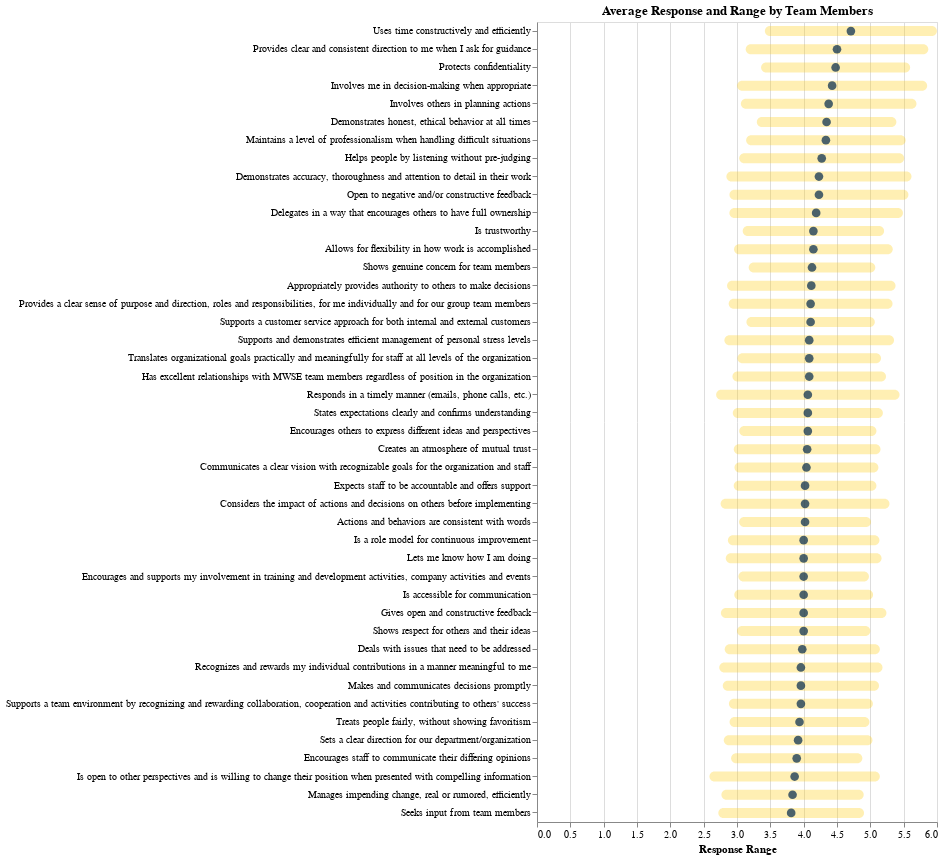

The notebook cell this image was saved under:
### Code cell
df = df_ic_ci.copy()

question_sort_order = df['Question'].tolist()

mean_chart = alt.Chart(df).mark_circle(size = 75).encode(
    y = alt.Y('Question', sort=question_sort_order, axis=alt.Axis(labelLimit=600), title = ''),
    x = alt.X('mean', scale=alt.Scale(domain=[0, 6])),
    color = alt.value('#00274C'),
    tooltip = ['Question', 'mean', 'std', 'upper', 'lower']
).properties(
    title = 'Mean Responses of Leaders',
    width = 400, height = 800
)

ci_chart = alt.Chart(df).mark_bar(cornerRadius=10, height=10, opacity= .3).encode(
    y = alt.Y('Question', sort=question_sort_order, axis=alt.Axis(labelLimit=600), title = ''),
    x = alt.X('lower', scale=alt.Scale(domain=[0, 6]), title= 'Response Range'),
    x2 = alt.X2('upper'),
    color = alt.value('#FFCB05'),
    tooltip = ['Question', 'mean', 'std', 'upper', 'lower']
).properties(
    title = 'Average Response and Range by Team Members',
    width = 400, height = 800
)

ci_chart + mean_chart

### Figure 1 — Vega-Lite specification as saved in the notebook (floating-point values rounded to 4 significant figures)
{"config": {"view": {"continuousWidth": 300, "continuousHeight": 300}}, "layer": [{"mark": {"type": "bar", "cornerRadius": 10, "height": 10, "opacity": 0.3}, "encoding": {"color": {"value": "#FFCB05"}, "tooltip": [{"field": "Question", "type": "nominal"}, {"field": "mean", "type": "quantitative"}, {"field": "std", "type": "quantitative"}, {"field": "upper", "type": "quantitative"}, {"field": "lower", "type": "quantitative"}], "x": {"field": "lower", "scale": {"domain": [0, 6]}, "title": "Response Range", "type": "quantitative"}, "x2": {"field": "upper"}, "y": {"axis": {"labelLimit": 600}, "field": "Question", "sort": ["Uses time constructively and efficiently", "Provides clear and consistent direction to me when I ask for guidance", "Protects confidentiality", "Involves me in decision-making when appropriate", "Involves others in planning actions", "Demonstrates honest, ethical behavior at all times", "Maintains a level of professionalism when handling difficult situations", "Helps people by listening without pre-judging", "Demonstrates accuracy, thoroughness and attention to detail in their work", "Open to negative and/or constructive feedback", "Delegates in a way that encourages others to have full ownership", "Is trustworthy", "Allows for flexibility in how work is accomplished", "Shows genuine concern for team members", "Appropriately provides authority to others to make decisions", "Provides a clear sense of purpose and direction, roles and responsibilities, for me individually and for our group team members", "Supports a customer service approach for both internal and external customers", "Supports and demonstrates efficient management of personal stress levels", "Translates organizational goals practically and meaningfully for staff at all levels of the organization", "Has excellent relationships with MWSE team members regardless of position in the organization", "Responds in a timely manner (emails, phone calls, etc.)", "States expectations clearly and confirms understanding", "Encourages others to express different ideas and perspectives", "Creates an atmosphere of mutual trust", "Communicates a clear vision with recognizable goals for the organization and staff", "Expects staff to be accountable and offers support", "Considers the impact of actions and decisions on others before implementing", "Actions and behaviors are consistent with words", "Is a role model for continuous improvement", "Lets me know how I am doing", "Encourages and supports my involvement in training and development activities, company activities and events", "Is accessible for communication", "Gives open and constructive feedback", "Shows respect for others and their ideas", "Deals with issues that need to be addressed", "Recognizes and rewards my individual contributions in a manner meaningful to me", "Makes and communicates decisions promptly", "Supports a team environment by recognizing and rewarding collaboration, cooperation and activities contributing to others' success", "Treats people fairly, without showing favoritism", "Sets a clear direction for our department/organization", "Encourages staff to communicate their differing opinions", "Is open to other perspectives and is willing to change their position when presented with compelling information", "Manages impending change, real or rumored, efficiently", "Seeks input from team members"], "title": "", "type": "nominal"}}, "title": "Average Response and Range by Team Members"}, {"mark": {"type": "circle", "size": 75}, "encoding": {"color": {"value": "#00274C"}, "tooltip": [{"field": "Question", "type": "nominal"}, {"field": "mean", "type": "quantitative"}, {"field": "std", "type": "quantitative"}, {"field": "upper", "type": "quantitative"}, {"field": "lower", "type": "quantitative"}], "x": {"field": "mean", "scale": {"domain": [0, 6]}, "type": "quantitative"}, "y": {"axis": {"labelLimit": 600}, "field": "Question", "sort": ["Uses time constructively and efficiently", "Provides clear and consistent direction to me when I ask for guidance", "Protects confidentiality", "Involves me in decision-making when appropriate", "Involves others in planning actions", "Demonstrates honest, ethical behavior at all times", "Maintains a level of professionalism when handling difficult situations", "Helps people by listening without pre-judging", "Demonstrates accuracy, thoroughness and attention to detail in their work", "Open to negative and/or constructive feedback", "Delegates in a way that encourages others to have full ownership", "Is trustworthy", "Allows for flexibility in how work is accomplished", "Shows genuine concern for team members", "Appropriately provides authority to others to make decisions", "Provides a clear sense of purpose and direction, roles and responsibilities, for me individually and for our group team members", "Supports a customer service approach for both internal and external customers", "Supports and demonstrates efficient management of personal stress levels", "Translates organizational goals practically and meaningfully for staff at all levels of the organization", "Has excellent relationships with MWSE team members regardless of position in the organization", "Responds in a timely manner (emails, phone calls, etc.)", "States expectations clearly and confirms understanding", "Encourages others to express different ideas and perspectives", "Creates an atmosphere of mutual trust", "Communicates a clear vision with recognizable goals for the organization and staff", "Expects staff to be accountable and offers support", "Considers the impact of actions and decisions on others before implementing", "Actions and behaviors are consistent with words", "Is a role model for continuous improvement", "Lets me know how I am doing", "Encourages and supports my involvement in training and development activities, company activities and events", "Is accessible for communication", "Gives open and constructive feedback", "Shows respect for others and their ideas", "Deals with issues that need to be addressed", "Recognizes and rewards my individual contributions in a manner meaningful to me", "Makes and communicates decisions promptly", "Supports a team environment by recognizing and rewarding collaboration, cooperation and activities contributing to others' success", "Treats people fairly, without showing favoritism", "Sets a clear direction for our department/organization", "Encourages staff to communicate their differing opinions", "Is open to other perspectives and is willing to change their position when presented with compelling information", "Manages impending change, real or rumored, efficiently", "Seeks input from team members"], "title": "", "type": "nominal"}}, "title": "Mean Responses of Leaders"}], "data": {"name": "data-b8b2bb93b3dfed521b976c8eaa22ae0b"}, "height": 800, "width": 400, "$schema": "https://vega.github.io/schema/vega-lite/v5.6.1.json", "datasets": {"data-b8b2bb93b3dfed521b976c8eaa22ae0b": [{"Question": "Uses time constructively and efficiently", "mean": 4.708, "std": 1.29, "upper": 5.999, "lower": 3.418}, {"Question": "Provides clear and consistent direction to me when I ask for guidance", "mean": 4.5, "std": 1.369, "upper": 5.869, "lower": 3.131}, {"Question": "Protects confidentiality", "mean": 4.479, "std": 1.118, "upper": 5.597, "lower": 3.361}, {"Question": "Involves me in decision-making when appropriate", "mean": 4.427, "std": 1.425, "upper": 5.852, "lower": 3.002}, {"Question": "Involves others in planning actions", "mean": 4.375, "std": 1.317, "upper": 5.692, "lower": 3.058}, {"Question": "Demonstrates honest, ethical behavior at all times", "mean": 4.344, "std": 1.047, "upper": 5.39, "lower": 3.297}, {"Question": "Maintains a level of professionalism when handling difficult situations", "mean": 4.333, "std": 1.196, "upper": 5.529, "lower": 3.137}, {"Question": "Helps people by listening without pre-judging", "mean": 4.271, "std": 1.237, "upper": 5.508, "lower": 3.034}, {"Question": "Demonstrates accuracy, thoroughness and attention to detail in their work", "mean": 4.229, "std": 1.388, "upper": 5.617, "lower": 2.841}, {"Question": "Open to negative and/or constructive feedback", "mean": 4.229, "std": 1.342, "upper": 5.571, "lower": 2.887}, {"Question": "Delegates in a way that encourages others to have full ownership", "mean": 4.188, "std": 1.302, "upper": 5.489, "lower": 2.886}, {"Question": "Is trustworthy", "mean": 4.146, "std": 1.06, "upper": 5.206, "lower": 3.085}, {"Question": "Allows for flexibility in how work is accomplished", "mean": 4.146, "std": 1.19, "upper": 5.336, "lower": 2.956}, {"Question": "Shows genuine concern for team members", "mean": 4.125, "std": 0.9492, "upper": 5.074, "lower": 3.176}, {"Question": "Appropriately provides authority to others to make decisions", "mean": 4.115, "std": 1.263, "upper": 5.378, "lower": 2.851}, {"Question": "Provides a clear sense of purpose and direction, roles and responsibilities, for me individually and for our group team members", "mean": 4.104, "std": 1.229, "upper": 5.333, "lower": 2.875}, {"Question": "Supports a customer service approach for both internal and external customers", "mean": 4.104, "std": 0.9626, "upper": 5.067, "lower": 3.142}, {"Question": "Supports and demonstrates efficient management of personal stress levels", "mean": 4.083, "std": 1.272, "upper": 5.355, "lower": 2.811}, {"Question": "Translates organizational goals practically and meaningfully for staff at all levels of the organization", "mean": 4.083, "std": 1.077, "upper": 5.16, "lower": 3.006}, {"Question": "Has excellent relationships with MWSE team members regardless of position in the organization", "mean": 4.083, "std": 1.152, "upper": 5.235, "lower": 2.932}, {"Question": "Responds in a timely manner (emails, phone calls, etc.)", "mean": 4.062, "std": 1.375, "upper": 5.438, "lower": 2.687}, {"Question": "States expectations clearly and confirms understanding", "mean": 4.062, "std": 1.126, "upper": 5.188, "lower": 2.937}, {"Question": "Encourages others to express different ideas and perspectives", "mean": 4.062, "std": 1.029, "upper": 5.091, "lower": 3.034}, {"Question": "Creates an atmosphere of mutual trust", "mean": 4.052, "std": 1.1, "upper": 5.152, "lower": 2.952}, {"Question": "Communicates a clear vision with recognizable goals for the organization and staff", "mean": 4.042, "std": 1.079, "upper": 5.121, "lower": 2.962}, {"Question": "Expects staff to be accountable and offers support", "mean": 4.021, "std": 1.07, "upper": 5.091, "lower": 2.951}, {"Question": "Considers the impact of actions and decisions on others before implementing", "mean": 4.021, "std": 1.266, "upper": 5.287, "lower": 2.754}, {"Question": "Actions and behaviors are consistent with words", "mean": 4.021, "std": 0.9893, "upper": 5.01, "lower": 3.032}, {"Question": "Is a role model for continuous improvement", "mean": 4.0, "std": 1.137, "upper": 5.137, "lower": 2.863}, {"Question": "Lets me know how I am doing", "mean": 4.0, "std": 1.168, "upper": 5.168, "lower": 2.832}, {"Question": "Encourages and supports my involvement in training and development activities, company activities and events", "mean": 4.0, "std": 0.9789, "upper": 4.979, "lower": 3.021}, {"Question": "Is accessible for communication", "mean": 4.0, "std": 1.041, "upper": 5.041, "lower": 2.959}, {"Question": "Gives open and constructive feedback", "mean": 4.0, "std": 1.242, "upper": 5.242, "lower": 2.758}, {"Question": "Shows respect for others and their ideas", "mean": 4.0, "std": 1.0, "upper": 5.0, "lower": 3.0}, {"Question": "Deals with issues that need to be addressed", "mean": 3.979, "std": 1.164, "upper": 5.143, "lower": 2.816}, {"Question": "Recognizes and rewards my individual contributions in a manner meaningful to me", "mean": 3.958, "std": 1.224, "upper": 5.182, "lower": 2.734}, {"Question": "Makes and communicates decisions promptly", "mean": 3.958, "std": 1.172, "upper": 5.13, "lower": 2.786}, {"Question": "Supports a team environment by recognizing and rewarding collaboration, cooperation and activities contributing to others' success", "mean": 3.958, "std": 1.079, "upper": 5.038, "lower": 2.879}, {"Question": "Treats people fairly, without showing favoritism", "mean": 3.938, "std": 1.049, "upper": 4.986, "lower": 2.889}, {"Question": "Sets a clear direction for our department/organization", "mean": 3.917, "std": 1.115, "upper": 5.032, "lower": 2.802}, {"Question": "Encourages staff to communicate their differing opinions", "mean": 3.896, "std": 0.984, "upper": 4.88, "lower": 2.912}, {"Question": "Is open to other perspectives and is willing to change their position when presented with compelling information", "mean": 3.865, "std": 1.278, "upper": 5.142, "lower": 2.587}, {"Question": "Manages impending change, real or rumored, efficiently", "mean": 3.833, "std": 1.067, "upper": 4.901, "lower": 2.766}, {"Question": "Seeks input from team members", "mean": 3.812, "std": 1.093, "upper": 4.905, "lower": 2.72}]}}
